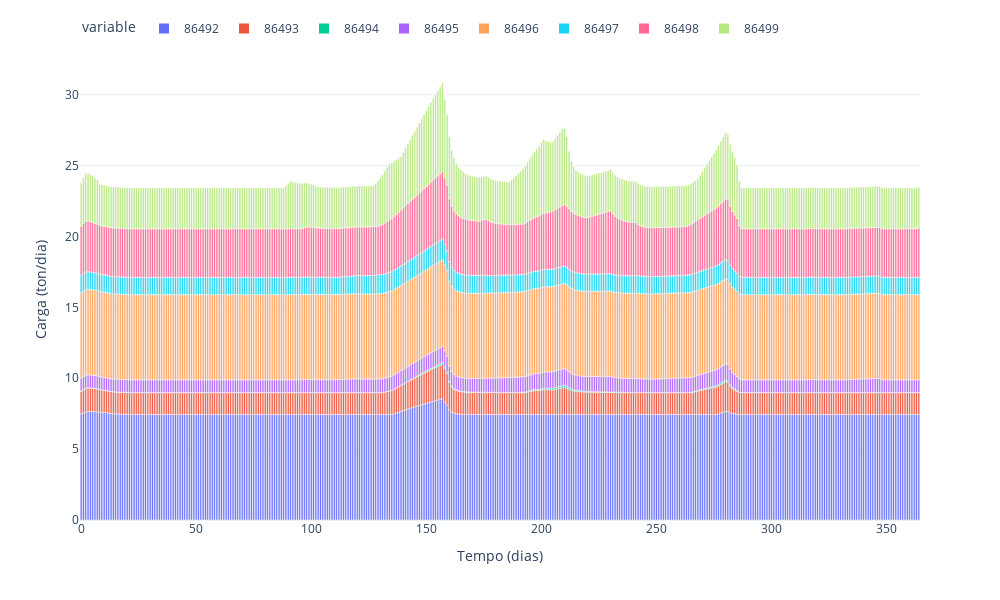

The code cell stored with this chart in its notebook:
### Markdown cell above
Capacidade de produção de carga (total)

### Code cell
fig = df_ctotais[:365].plot.bar()

fig.update_yaxes(title_text='Carga (ton/dia)', secondary_y=False)
fig.update_layout(xaxis_title='Tempo (dias)', font=dict(size=12), legend=dict(y=1.1, orientation='h', itemsizing='constant'))
fig.update_layout(
    font=dict(size=12),
    width=1000,
    height=600
)

fig.show()

### Figure 1 — Plotly figure (JSON) as saved in the notebook; plotly's stock layout.template omitted (floating-point values rounded to 4 significant figures; data arrays with more than 128 entries replaced by an {"elided": "..."} marker saying what was removed)
{"data": [{"alignmentgroup": "True", "hovertemplate": "variable=86492<br>index=%{x}<br>value=%{y}<extra></extra>", "legendgroup": "86492", "marker": {"color": "#636efa", "pattern": {"shape": ""}}, "name": "86492", "offsetgroup": "86492", "orientation": "v", "showlegend": true, "textposition": "auto", "type": "bar", "x": {"elided": "365 int values"}, "xaxis": "x", "y": {"elided": "365 float values"}, "yaxis": "y"}, {"alignmentgroup": "True", "hovertemplate": "variable=86493<br>index=%{x}<br>value=%{y}<extra></extra>", "legendgroup": "86493", "marker": {"color": "#EF553B", "pattern": {"shape": ""}}, "name": "86493", "offsetgroup": "86493", "orientation": "v", "showlegend": true, "textposition": "auto", "type": "bar", "x": {"elided": "365 int values"}, "xaxis": "x", "y": {"elided": "365 float values"}, "yaxis": "y"}, {"alignmentgroup": "True", "hovertemplate": "variable=86494<br>index=%{x}<br>value=%{y}<extra></extra>", "legendgroup": "86494", "marker": {"color": "#00cc96", "pattern": {"shape": ""}}, "name": "86494", "offsetgroup": "86494", "orientation": "v", "showlegend": true, "textposition": "auto", "type": "bar", "x": {"elided": "365 int values"}, "xaxis": "x", "y": {"elided": "365 float values"}, "yaxis": "y"}, {"alignmentgroup": "True", "hovertemplate": "variable=86495<br>index=%{x}<br>value=%{y}<extra></extra>", "legendgroup": "86495", "marker": {"color": "#ab63fa", "pattern": {"shape": ""}}, "name": "86495", "offsetgroup": "86495", "orientation": "v", "showlegend": true, "textposition": "auto", "type": "bar", "x": {"elided": "365 int values"}, "xaxis": "x", "y": {"elided": "365 float values"}, "yaxis": "y"}, {"alignmentgroup": "True", "hovertemplate": "variable=86496<br>index=%{x}<br>value=%{y}<extra></extra>", "legendgroup": "86496", "marker": {"color": "#FFA15A", "pattern": {"shape": ""}}, "name": "86496", "offsetgroup": "86496", "orientation": "v", "showlegend": true, "textposition": "auto", "type": "bar", "x": {"elided": "365 int values"}, "xaxis": "x", "y": {"elided": "365 float values"}, "yaxis": "y"}, {"alignmentgroup": "True", "hovertemplate": "variable=86497<br>index=%{x}<br>value=%{y}<extra></extra>", "legendgroup": "86497", "marker": {"color": "#19d3f3", "pattern": {"shape": ""}}, "name": "86497", "offsetgroup": "86497", "orientation": "v", "showlegend": true, "textposition": "auto", "type": "bar", "x": {"elided": "365 int values"}, "xaxis": "x", "y": {"elided": "365 float values"}, "yaxis": "y"}, {"alignmentgroup": "True", "hovertemplate": "variable=86498<br>index=%{x}<br>value=%{y}<extra></extra>", "legendgroup": "86498", "marker": {"color": "#FF6692", "pattern": {"shape": ""}}, "name": "86498", "offsetgroup": "86498", "orientation": "v", "showlegend": true, "textposition": "auto", "type": "bar", "x": {"elided": "365 int values"}, "xaxis": "x", "y": {"elided": "365 float values"}, "yaxis": "y"}, {"alignmentgroup": "True", "hovertemplate": "variable=86499<br>index=%{x}<br>value=%{y}<extra></extra>", "legendgroup": "86499", "marker": {"color": "#B6E880", "pattern": {"shape": ""}}, "name": "86499", "offsetgroup": "86499", "orientation": "v", "showlegend": true, "textposition": "auto", "type": "bar", "x": {"elided": "365 int values"}, "xaxis": "x", "y": {"elided": "365 float values"}, "yaxis": "y"}], "layout": {"barmode": "relative", "font": {"size": 12}, "height": 600, "legend": {"itemsizing": "constant", "orientation": "h", "title": {"text": "variable"}, "tracegroupgap": 0, "y": 1.1}, "margin": {"t": 60}, "width": 1000, "xaxis": {"anchor": "y", "domain": [0, 1], "title": {"text": "Tempo (dias)"}}, "yaxis": {"anchor": "x", "domain": [0, 1], "title": {"text": "Carga (ton/dia)"}}}}
